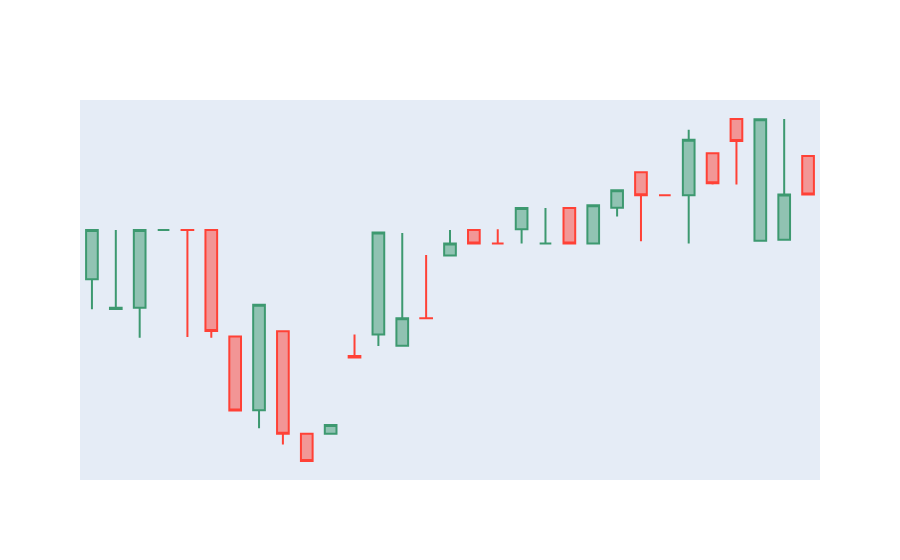

The code cell stored with this chart in its notebook:
### Code cell
import plotly.graph_objects as go
fig = go.Figure(data= go.Candlestick(x=df1['date'],
                              open=df1['open'],
                              high=df1['high'],
                              low=df1['low'],
                              close=df1['close'],
                             ))
fig.update_layout(xaxis_rangeslider_visible=False)
fig.update_yaxes(visible=False, showticklabels=False)
fig.update_xaxes(visible=False, showticklabels=False)
fig.show()
